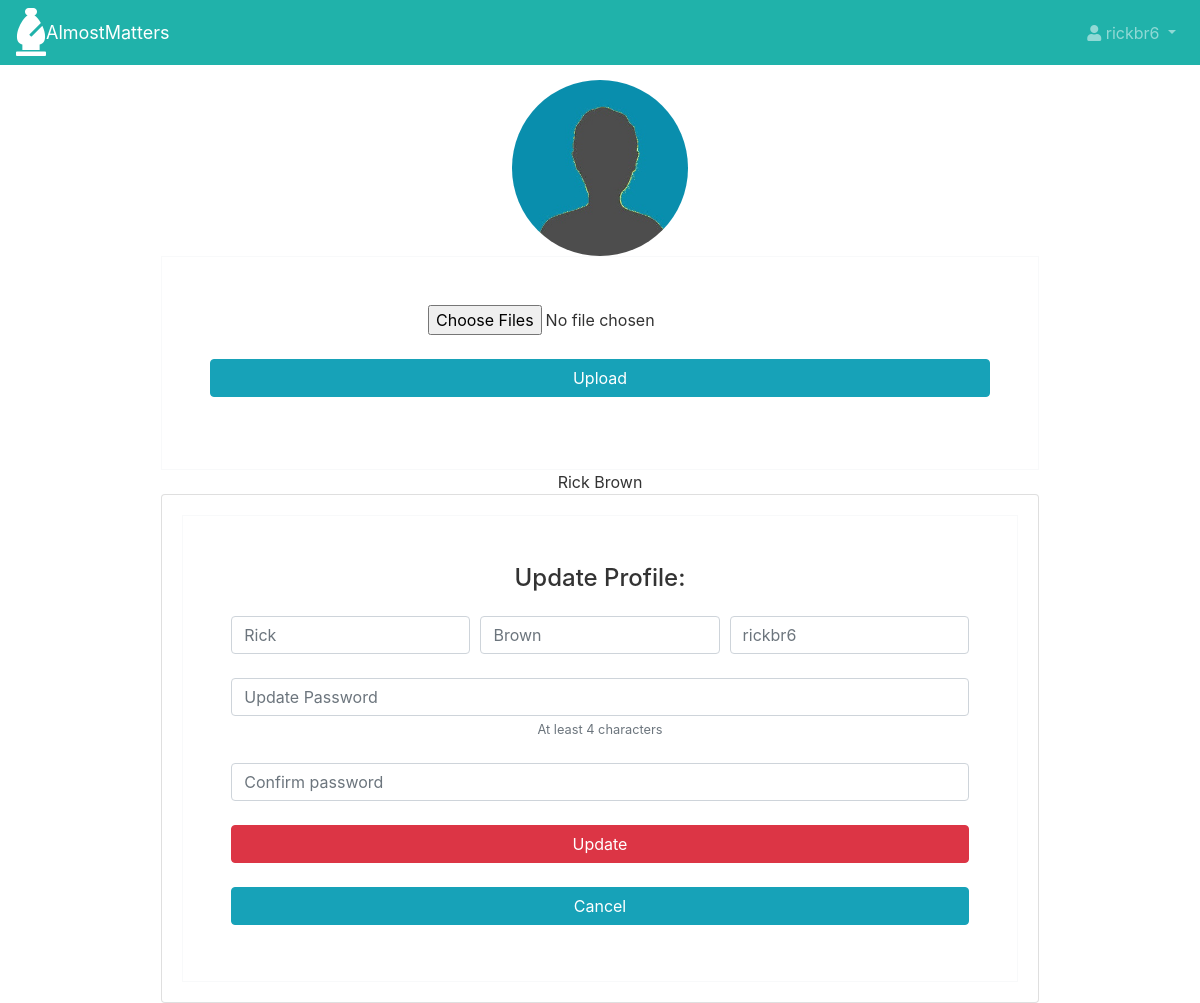
Before: /profile/1 with the older database file.
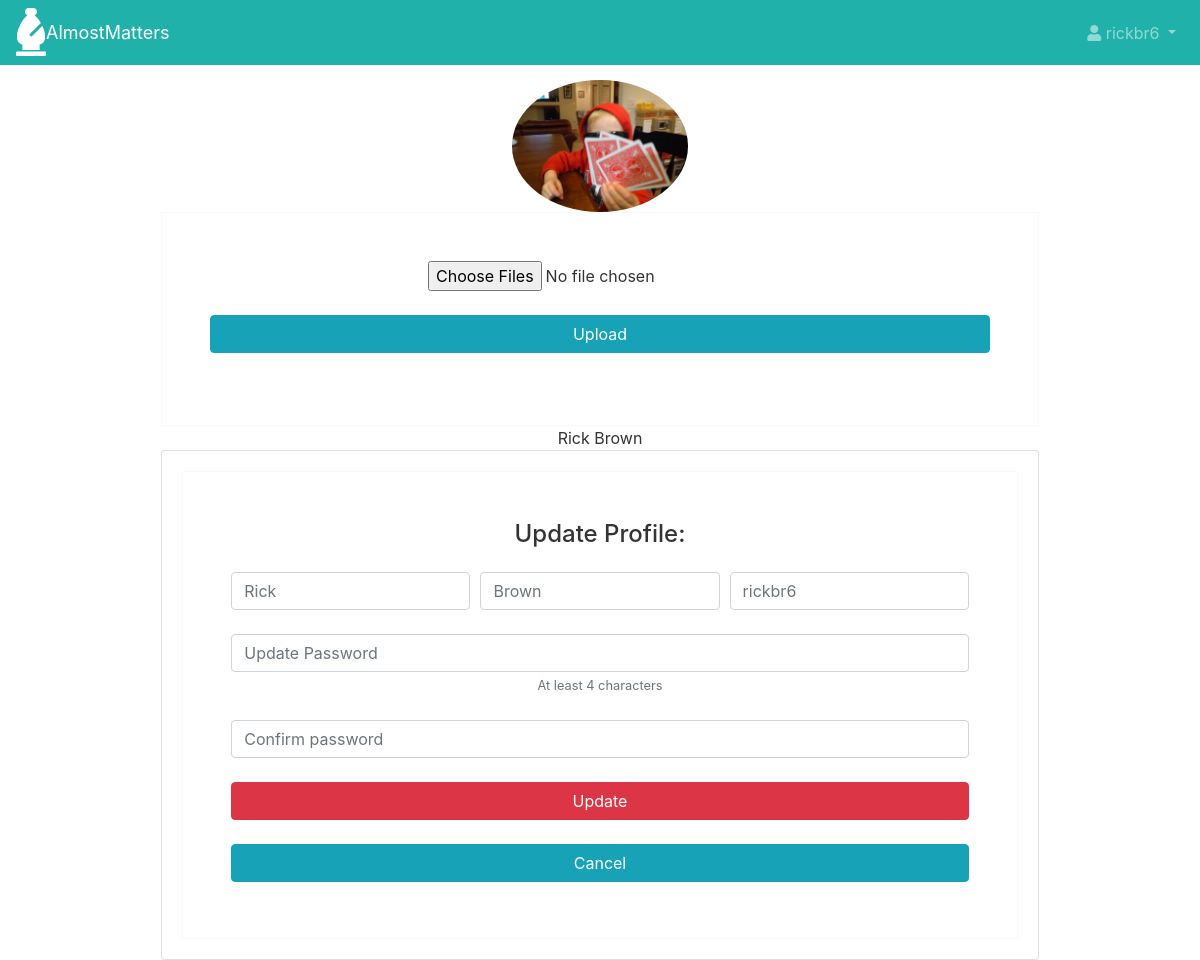
After: the same page with the newer database file.
### models.py (models this page shows, shortened)
class Users(db.Model):
    id = db.Column(db.Integer, primary_key=True)
    first_name = db.Column(db.String(45), nullable=True)
    last_name = db.Column(db.String(45), nullable=True)
    email = db.Column(db.String(45), unique=True, nullable=False)
    password = db.Column(db.String(45), nullable=False)
    screen_name = db.Column(db.String(45), unique=True, nullable=False)
    profile_pic = db.Column(db.String(20), nullable=False, default='/static/profile_avatar.jpg')
    articles = db.relationship('Articles', backref='author', lazy=True)
    created_at = db.Column(db.DateTime, server_default=func.now())
    updated_at = db.Column(db.DateTime, server_default=func.now(), onupdate=func.now())

### controller_functions.py (the view)
def show_profile_page(id):
    user = Users.query.get(id)
    user_pic = user.profile_pic
    return render_template("profile.html", current_user=user, profile_pic=user_pic)

### templates/profile.html (shortened to what the changed rows need)
<!DOCTYPE html>
<html lang="en" xmlns:http="http://www.w3.org/1999/xhtml">
	<head>
		<link rel="stylesheet" href="https://stackpath.bootstrapcdn.com/bootstrap/4.3.1/css/bootstrap.min.css">
		<link rel="stylesheet" href="https://use.fontawesome.com/releases/v5.7.2/css/all.css">
        <link rel="stylesheet" type="text/css" href="{{ url_for('static', filename='styles.css') }}">
    </head>
	<body>
        <header>
            <nav class="navbar navbar-expand-md navbar-dark bg-steel fixed-top">
                <div class="navbar-collapse collapse" id="collapsingNavbar">
                    <ul class="navbar-nav ml-auto">
                        <li class="nav-item dropdown">
                            <a class="nav-link dropdown-toggle" id="navbarDropdownMenuLink-4" data-toggle="dropdown"
                            aria-haspopup="true" aria-expanded="false">
                            <i class="fas fa-user"></i> {{ current_user.screen_name }} </a>
                        </li>
                    </ul>
                </div>
            </nav>
        </header>
        <div class="container-fluid">
                  <div class="user-info" style="float: none; margin: 0 auto; width: 75%;">
                      <div class="profile-pic">
                          <img src="{{ profile_pic }}" width="20%" class="rounded-circle"/>
                      </div>
                      <div class="username">
                      <div class="name">{{current_user["first_name"] + ' ' + current_user["last_name"]}}</div>
                    </div>
                  </div>
                </div>
                <div class="container-fluid">
                        <div class="wrapper">
                          <div class="span4" style="float: none; margin: 0 auto; width: 75%;">
                            <div class="card">
                              <div class="card-body">
                                <form id="profile_form" class="text-center border border-light p-5" action="/update_user_info" method="POST">
                                    <div class="form-row mb-4">
                                        <div class="col">
                                            <input type="text" name="first_name" id="first_name" class="form-control" placeholder="{{ current_user['first_name'] }}">
                                        </div>
                                        <div class="col">
                                            <input type="text" name="last_name" id="last_name" class="form-control" placeholder="{{ current_user['last_name'] }}">
                                        </div>
                                        <div class="col">
                                            <input type="text" name="screen_name" id="screen_name" class="form-control" placeholder="{{ current_user['screen_name'] }}">
                                        </div>
                                    </div>
                                </form>
                              </div>
                            </div>
                          </div>
</body>
</html>

Changed rows visible on the page:
changed Users "rickbr6": profile_pic: picture added in place of a placeholder
